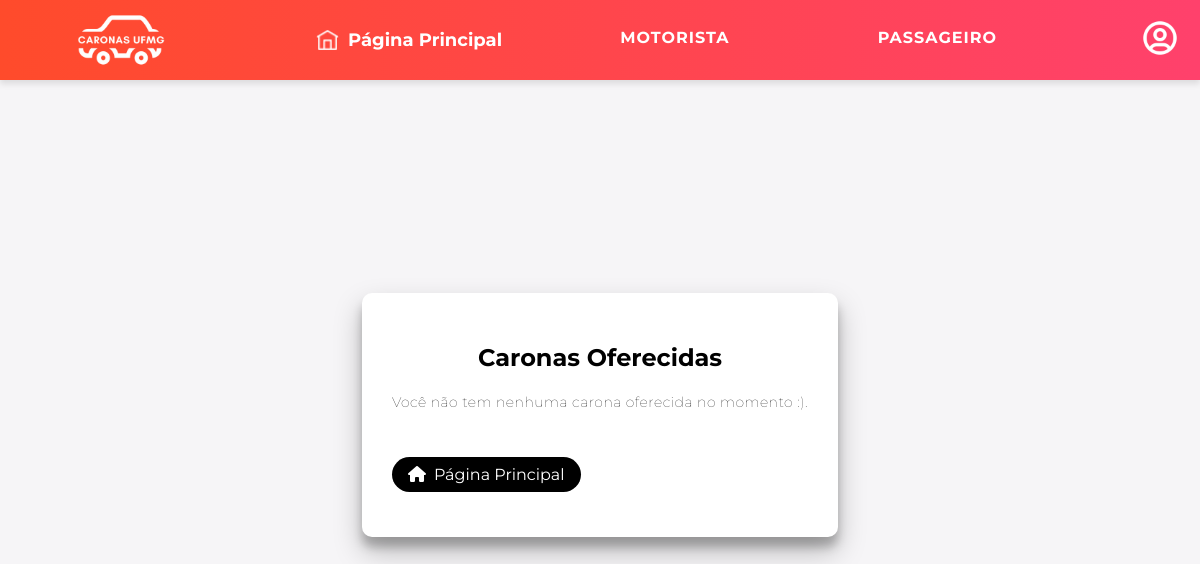
The page /visualizar_caronas/ (signed in) on the database as committed earlier.
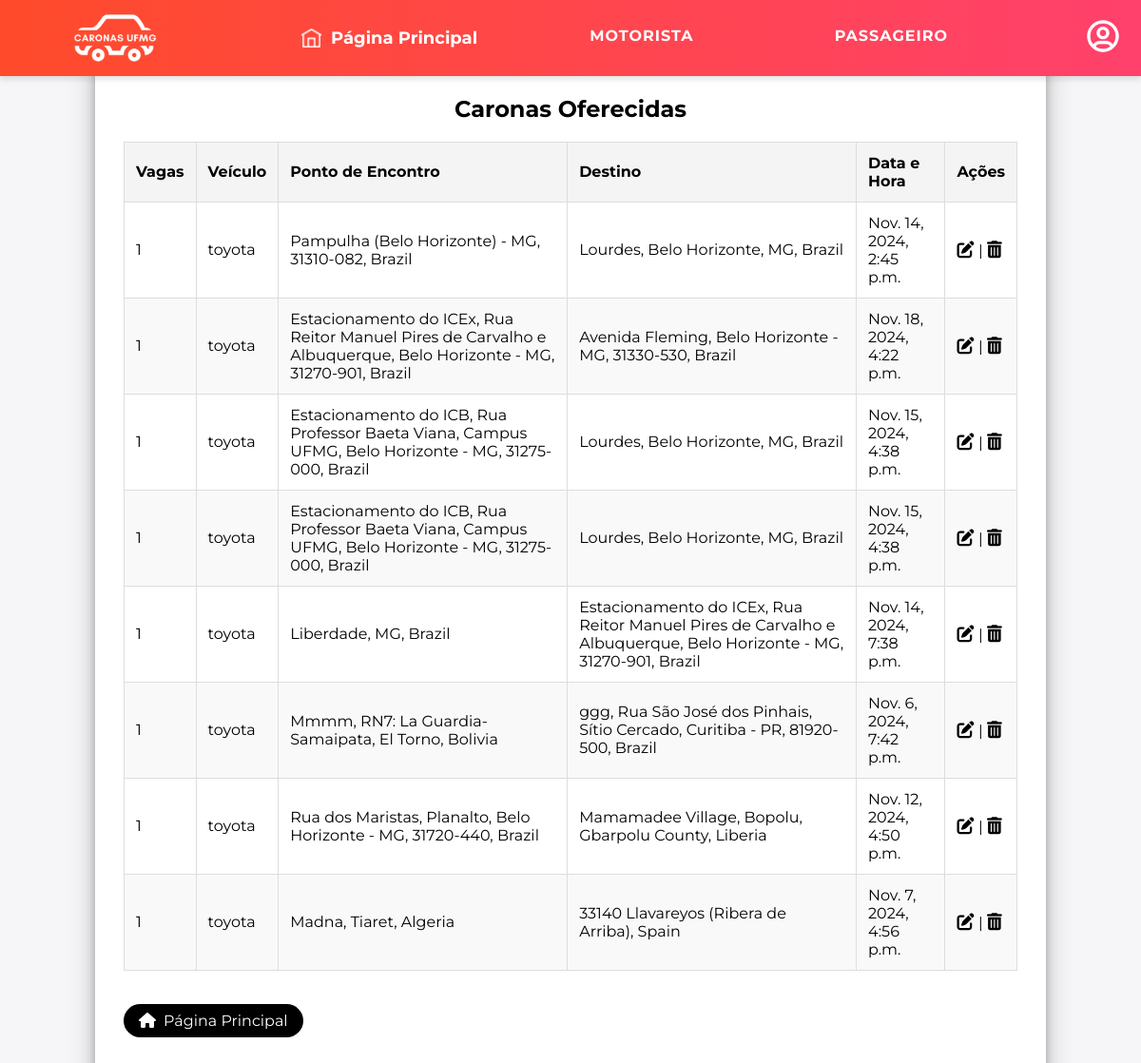
The same page on the database as committed later.
### polls/models.py (models this page shows, shortened)
class Carona(models.Model):
    cpf_motorista = models.ForeignKey('Usuario', on_delete=models.CASCADE)  # Chave estrangeira para Usuario
    quantidade = models.IntegerField()
    veiculo = models.ForeignKey('Veiculo', on_delete=models.CASCADE)  # Chave estrangeira para Veiculo
    ponto_encontro = models.CharField(max_length=255)
    destino = models.CharField(max_length=255)
    data_hora = models.DateTimeField()  # Campo para data e hora

class Veiculo(models.Model):
    cpf_motorista = models.ForeignKey('Usuario', on_delete=models.CASCADE, default='0.00000000')  # Chave estrangeira para Usuario
    placa = models.CharField(max_length=7, primary_key=True)  # A placa será a chave primária, portanto, deve ser única
    modelo = models.CharField(max_length=50)  # Campo para o modelo do veículo
    cor = models.CharField(max_length=20)  # Campo para a cor do veículo

### polls/views.py (the view)
# urls.py: path('visualizar_caronas/', views.visualizar_caronas, name='visualizar_caronas'),
def visualizar_caronas(request):
    cpf = request.session['cpf']
    try: veiculo = Veiculo.objects.get(cpf_motorista = cpf)
    except Veiculo.DoesNotExist : return HttpResponse("Nenhum veículo cadastrado nesse CPF")
    caronas = Carona.objects.filter(cpf_motorista = cpf)
    return render(request, 'mysite/visualizarcaronas.html', {'caronas': caronas})

### polls/templates/mysite/visualizarcaronas.html (shortened to what this page needs)
{% extends 'mysite/base.html' %}
{% load static %}
{% block extra_css %}
    <link rel="stylesheet" href="{% static 'css/visualizarcarona.css' %}">
	<link rel="stylesheet" href="https://cdnjs.cloudflare.com/ajax/libs/font-awesome/6.0.0-beta3/css/all.min.css">
{% endblock %}
{% block content %}
    <main>
        <h2>Caronas Oferecidas</h2>
        {% if caronas %}
            <div class="table-container">
                <table>
                    <thead>
                        <tr>
                            <th>Vagas</th>
                            <th>Veículo</th>
                            <th>Ponto de Encontro</th>
                            <th>Destino</th>
                            <th>Data e Hora</th>
                            <th>Ações</th>
                        </tr>
                    </thead>
                    <tbody>
                        {% for carona in caronas %}
                            <tr class="carona-row">
                                <td>{{ carona.quantidade }}</td>
                                <td>{{ carona.veiculo.modelo}}</td>
                                <td>{{ carona.ponto_encontro }}</td>
                                <td>{{ carona.destino }}</td>
                                <td>{{ carona.data_hora }}</td>
                                <td>
                                    <a href="{% url 'editar_carona' carona.id %}">
                                        <i class="fas fa-edit"></i>
                                    </a> |
                                    <a href="#" onclick="showPopup({{ carona.id }})">
                                        <i class="fas fa-trash-alt"></i>
                                    </a>
                                </td>
                            </tr>
                        {% endfor %}
                    </tbody>
                </table>
            </div>
        {% else %}
            <p>Você não tem nenhuma carona oferecida no momento :).</p>
        {% endif %}
        <a href="{% url 'home' %}" class="home-link">
			<i class="fas fa-home"></i> Página Principal
		</a>
    </main>
{% endblock %}

Rows that differ between the two databases and show on the page:
added Carona: quantidade "1", veiculo.modelo "toyota", ponto_encontro "Pampulha (Belo Horizonte) - MG, 31310-082, Brazil", destino "Lourdes, Belo Horizonte, MG, Brazil", data_hora "Nov. 14, 2024, 2:45 p.m."
added Carona: quantidade "1", veiculo.modelo "toyota", ponto_encontro "Estacionamento do ICEx, Rua Reitor Manuel Pires de Carvalho e Albuquerque, Belo Horizonte - MG, 31270-901, Brazil", destino "Avenida Fleming, Belo Horizonte - MG, 31330-530, Brazil", data_hora "Nov. 18, 2024, 4:22 p.m."
added Carona: quantidade "1", veiculo.modelo "toyota", ponto_encontro "Estacionamento do ICB, Rua Professor Baeta Viana, Campus UFMG, Belo Horizonte - MG, 31275-000, Brazil", destino "Lourdes, Belo Horizonte, MG, Brazil", data_hora "Nov. 15, 2024, 4:38 p.m."
added Carona: quantidade "1", veiculo.modelo "toyota", ponto_encontro "Estacionamento do ICB, Rua Professor Baeta Viana, Campus UFMG, Belo Horizonte - MG, 31275-000, Brazil", destino "Lourdes, Belo Horizonte, MG, Brazil", data_hora "Nov. 15, 2024, 4:38 p.m."
added Carona: quantidade "1", veiculo.modelo "toyota", ponto_encontro "Liberdade, MG, Brazil", destino "Estacionamento do ICEx, Rua Reitor Manuel Pires de Carvalho e Albuquerque, Belo Horizonte - MG, 31270-901, Brazil", data_hora "Nov. 14, 2024, 7:38 p.m."
added Carona: quantidade "1", veiculo.modelo "toyota", ponto_encontro "Mmmm, RN7: La Guardia-Samaipata, El Torno, Bolivia", destino "ggg, Rua São José dos Pinhais, Sítio Cercado, Curitiba - PR, 81920-500, Brazil", data_hora "Nov. 6, 2024, 7:42 p.m."
added Carona: quantidade "1", veiculo.modelo "toyota", ponto_encontro "Rua dos Maristas, Planalto, Belo Horizonte - MG, 31720-440, Brazil", destino "Mamamadee Village, Bopolu, Gbarpolu County, Liberia", data_hora "Nov. 12, 2024, 4:50 p.m."
added Carona: quantidade "1", veiculo.modelo "toyota", ponto_encontro "Madna, Tiaret, Algeria", destino "33140 Llavareyos (Ribera de Arriba), Spain", data_hora "Nov. 7, 2024, 4:56 p.m."
Other text that changed with them:
text no longer shown: "Você não tem nenhuma carona oferecida no momento :)."
text now shown: "Vagas Veículo Ponto de Encontro Destino Data e Hora Ações"
